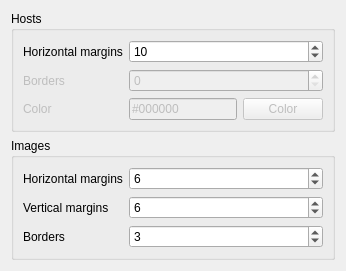
      <widget class="QWidget" name="pageInterfaceMargins">
       <layout class="QFormLayout" name="formLayout_9">
        <property name="fieldGrowthPolicy">
         <enum>QFormLayout::AllNonFixedFieldsGrow</enum>
        </property>
        <item row="0" column="0" colspan="2">
         <widget class="QGroupBox" name="groupBox_3">
          <property name="title">
           <string>Hosts</string>
          </property>
          <layout class="QFormLayout" name="formLayout_8">
           <item row="0" column="0">
            <widget class="QLabel" name="label_60">
             <property name="text">
              <string>Horizontal margins</string>
             </property>
            </widget>
           </item>
           <item row="0" column="1">
            <widget class="QSpinBox" name="spinMainMargins">
             <property name="maximum">
              <number>200</number>
             </property>
             <property name="value">
              <number>10</number>
             </property>
            </widget>
           </item>
           <item row="1" column="0">
            <widget class="QLabel" name="label_67">
             <property name="enabled">
              <bool>false</bool>
             </property>
             <property name="text">
              <string>Borders</string>
             </property>
            </widget>
           </item>
           <item row="1" column="1">
            <widget class="QSpinBox" name="spinServerBorders">
             <property name="enabled">
              <bool>false</bool>
             </property>
            </widget>
           </item>
           <item row="2" column="0">
            <widget class="QLabel" name="label_68">
             <property name="enabled">
              <bool>false</bool>
             </property>
             <property name="text">
              <string>Color</string>
             </property>
            </widget>
           </item>
           <item row="2" column="1">
            <layout class="QHBoxLayout" name="horizontalLayout_16">
             <item>
              <widget class="QLineEdit" name="lineBorderColor">
               <property name="enabled">
                <bool>false</bool>
               </property>
               <property name="text">
                <string notr="true">#000000</string>
               </property>
              </widget>
             </item>
             <item>
              <widget class="QPushButton" name="buttonBorderColor">
               <property name="enabled">
                <bool>false</bool>
               </property>
               <property name="text">
                <string>Color</string>
               </property>
              </widget>
             </item>
            </layout>
           </item>
          </layout>
         </widget>
        </item>
        <item row="1" column="0" colspan="2">
         <widget class="QGroupBox" name="groupBox_2">
          <property name="title">
           <string>Images</string>
          </property>
          <layout class="QFormLayout" name="formLayout">
           <item row="0" column="0">
            <widget class="QLabel" name="label_37">
             <property name="text">
              <string>Horizontal margins</string>
             </property>
            </widget>
           </item>
           <item row="0" column="1">
            <widget class="QSpinBox" name="spinHorizontalMargins">
             <property name="maximum">
              <number>20</number>
             </property>
             <property name="value">
              <number>6</number>
             </property>
            </widget>
           </item>
           <item row="1" column="0">
            <widget class="QLabel" name="label_38">
             <property name="text">
              <string>Vertical margins</string>
             </property>
            </widget>
           </item>
           <item row="1" column="1">
            <widget class="QSpinBox" name="spinVerticalMargins">
             <property name="maximum">
              <number>20</number>
             </property>
             <property name="value">
              <number>6</number>
             </property>
            </widget>
           </item>
           <item row="2" column="0">
            <widget class="QLabel" name="label_59">
             <property name="text">
              <string>Borders</string>
             </property>
            </widget>
           </item>
           <item row="2" column="1">
            <widget class="QSpinBox" name="spinBorders">
             <property name="maximum">
              <number>10</number>
             </property>
             <property name="value">
              <number>3</number>
             </property>
            </widget>
           </item>
          </layout>
         </widget>
        </item>
       </layout>
      </widget>
